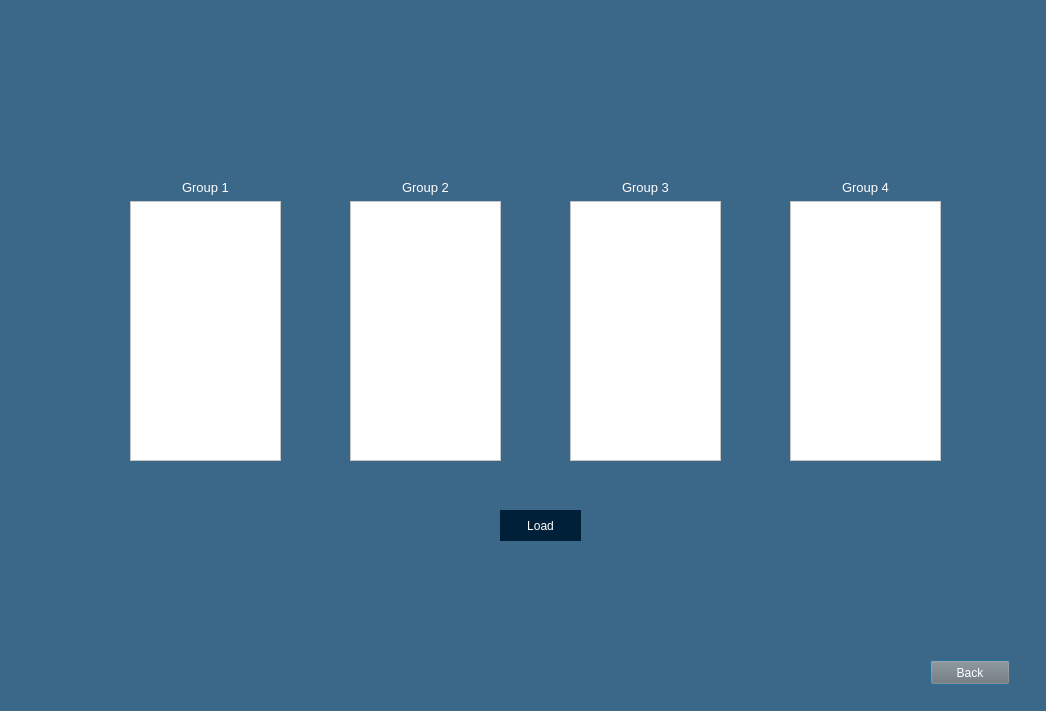
<?xml version="1.0" encoding="UTF-8"?>
<ui version="4.0">
 <class>Group</class>
 <widget class="QDialog" name="Group">
  <property name="geometry">
   <rect>
    <x>0</x>
    <y>0</y>
    <width>1046</width>
    <height>711</height>
   </rect>
  </property>
  <property name="windowTitle">
   <string>Groups</string>
  </property>
  <property name="windowIcon">
   <iconset resource="resources.qrc">
    <normaloff>:/images/images/home.svg</normaloff>:/images/images/home.svg</iconset>
  </property>
  <property name="styleSheet">
   <string notr="true">background-color: rgb(59, 103, 136);</string>
  </property>
  <widget class="QWidget" name="layoutWidget_2">
   <property name="geometry">
    <rect>
     <x>570</x>
     <y>180</y>
     <width>151</width>
     <height>281</height>
    </rect>
   </property>
   <layout class="QVBoxLayout" name="verticalLayout_3">
    <item>
     <widget class="QLabel" name="label_2">
      <property name="font">
       <font>
        <pointsize>10</pointsize>
       </font>
      </property>
      <property name="styleSheet">
       <string notr="true">color: rgb(255, 255, 255);</string>
      </property>
      <property name="text">
       <string>Group 3</string>
      </property>
      <property name="alignment">
       <set>Qt::AlignCenter</set>
      </property>
     </widget>
    </item>
    <item>
     <widget class="QListView" name="listView_Group3">
      <property name="styleSheet">
       <string notr="true">background-color: rgb(255, 255, 255);
color: rgb(0, 0, 0);</string>
      </property>
     </widget>
    </item>
   </layout>
  </widget>
  <widget class="QWidget" name="layoutWidget">
   <property name="geometry">
    <rect>
     <x>350</x>
     <y>180</y>
     <width>151</width>
     <height>281</height>
    </rect>
   </property>
   <layout class="QVBoxLayout" name="verticalLayout_2">
    <item>
     <widget class="QLabel" name="label_5">
      <property name="font">
       <font>
        <pointsize>10</pointsize>
       </font>
      </property>
      <property name="styleSheet">
       <string notr="true">color: rgb(255, 255, 255);</string>
      </property>
      <property name="text">
       <string>Group 2</string>
      </property>
      <property name="alignment">
       <set>Qt::AlignCenter</set>
      </property>
     </widget>
    </item>
    <item>
     <widget class="QListView" name="listView_Group2">
      <property name="styleSheet">
       <string notr="true">background-color: rgb(255, 255, 255);
color: rgb(0, 0, 0);</string>
      </property>
     </widget>
    </item>
   </layout>
  </widget>
  <widget class="QWidget" name="layoutWidget_3">
   <property name="geometry">
    <rect>
     <x>790</x>
     <y>180</y>
     <width>151</width>
     <height>281</height>
    </rect>
   </property>
   <layout class="QVBoxLayout" name="verticalLayout_4">
    <item>
     <widget class="QLabel" name="label_3">
      <property name="font">
       <font>
        <pointsize>10</pointsize>
       </font>
      </property>
      <property name="styleSheet">
       <string notr="true">color: rgb(255, 255, 255);</string>
      </property>
      <property name="text">
       <string>Group 4</string>
      </property>
      <property name="alignment">
       <set>Qt::AlignCenter</set>
      </property>
     </widget>
    </item>
    <item>
     <widget class="QListView" name="listView_Group4">
      <property name="styleSheet">
       <string notr="true">background-color: rgb(255, 255, 255);
color: rgb(0, 0, 0);</string>
      </property>
     </widget>
    </item>
   </layout>
  </widget>
  <widget class="QWidget" name="layoutWidget_4">
   <property name="geometry">
    <rect>
     <x>130</x>
     <y>180</y>
     <width>151</width>
     <height>281</height>
    </rect>
   </property>
   <layout class="QVBoxLayout" name="verticalLayout">
    <item>
     <widget class="QLabel" name="label">
      <property name="font">
       <font>
        <pointsize>10</pointsize>
       </font>
      </property>
      <property name="styleSheet">
       <string notr="true">color: rgb(255, 255, 255);</string>
      </property>
      <property name="text">
       <string>Group 1</string>
      </property>
      <property name="alignment">
       <set>Qt::AlignCenter</set>
      </property>
     </widget>
    </item>
    <item>
     <widget class="QListView" name="listView_Group1">
      <property name="styleSheet">
       <string notr="true">background-color: rgb(255, 255, 255);
color: rgb(0, 0, 0);</string>
      </property>
     </widget>
    </item>
   </layout>
  </widget>
  <widget class="QPushButton" name="groupBack_button">
   <property name="geometry">
    <rect>
     <x>930</x>
     <y>660</y>
     <width>80</width>
     <height>25</height>
    </rect>
   </property>
   <property name="styleSheet">
    <string notr="true">color: rgb(255, 255, 255);
background-color: rgb(117, 117, 117);</string>
   </property>
   <property name="text">
    <string>Back</string>
   </property>
  </widget>
  <widget class="QPushButton" name="load_groupList">
   <property name="geometry">
    <rect>
     <x>500</x>
     <y>510</y>
     <width>81</width>
     <height>31</height>
    </rect>
   </property>
   <property name="styleSheet">
    <string notr="true">color: rgb(255, 255, 255);
background-color: rgb(0, 32, 57);
border: none;
padding: 5px;</string>
   </property>
   <property name="text">
    <string>Load</string>
   </property>
  </widget>
 </widget>
 <resources>
  <include location="resources.qrc"/>
 </resources>
 <connections/>
</ui>
